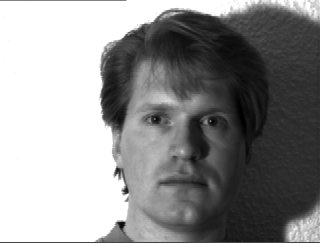
#> input picture images/contrast.jpg, 320 x 243 px, found by its file name
$ python Compare.py
#> lines starting #> are read from the running program, lines starting #| are printed output that depends on the picture
# import the necessary packages
from skimage.measure import structural_similarity as ssim
import matplotlib.pyplot as plt
import numpy as np
import cv2


def mse(imageA, imageB):
	# the 'Mean Squared Error' between the two images is the
	# sum of the squared difference between the two images;
	# NOTE: the two images must have the same dimension
	err = np.sum((imageA.astype("float") - imageB.astype("float")) ** 2)
	err /= float(imageA.shape[0] * imageA.shape[1])

	# return the MSE, the lower the error, the more "similar"
	# the two images are
	return err


def mse(imageA, imageB):
	# the 'Mean Squared Error' between the two images is the
	# sum of the squared difference between the two images;
	# NOTE: the two images must have the same dimension
	err = np.sum((imageA.astype("float") - imageB.astype("float")) ** 2)
	err /= float(imageA.shape[0] * imageA.shape[1])

	# return the MSE, the lower the error, the more "similar"
	# the two images are
	return err

def compare_images(imageA, imageB, title):
	# compute the mean squared error and structural similarity
	# index for the images
	m = mse(imageA, imageB)
	s = ssim(imageA, imageB)

	# setup the figure
	fig = plt.figure(title)
	plt.suptitle("MSE: %.2f, SSIM: %.2f" % (m, s))

	# show first image
	ax = fig.add_subplot(1, 2, 1)
	plt.imshow(imageA, cmap = plt.cm.gray)
	plt.axis("off")

	# show the second image
	ax = fig.add_subplot(1, 2, 2)
	plt.imshow(imageB, cmap = plt.cm.gray)
	plt.axis("off")

	# show the images
	plt.show()


# load the images -- the original, the original + contrast,
# and the original + photoshop
original = cv2.imread("/home/akhi/Desktop/SE/CMPE-273/Project/Project/images/contrast.jpg",cv2.IMREAD_GRAYSCALE)
#> original is the input picture: shape (243, 320); min 0, max 255, mean 143.1
contrast = cv2.imread("/home/akhi/Desktop/SE/CMPE-273/Project/Project/images/contrast.jpg",cv2.IMREAD_GRAYSCALE)


# convert the images to grayscale
# original = cv2.cvtColor(original, cv2.COLOR_BGR2GRAY)
# contrast = cv2.cvtColor(contrast, cv2.COLOR_BGR2GRAY)
# shopped = cv2.cvtColor(shopped, cv2.COLOR_BGR2GRAY)


# initialize the figure
fig = plt.figure("Images")
images = ("Original", original), ("Contrast", contrast)

# loop over the images
for (i, (name, image)) in enumerate(images):
	# show the image
	ax = fig.add_subplot(1, 2, i + 1)
	ax.set_title(name)
	plt.imshow(image, cmap=plt.cm.gray)
	#plt.imshow(eval(image),'gray')

	#plt.imshow(image.reshape(image.shape[0], image.shape[1]), cmap=plt.cm.gray)
	plt.axis("off")
#> this loop made 2 passes
#> name on passes 1 to 2: 'Original', 'Contrast'

# show the figure
plt.show()
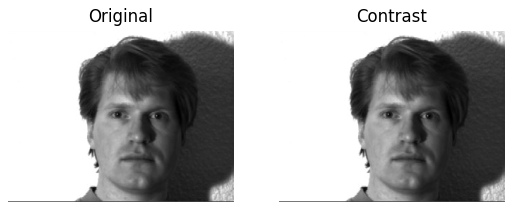
#> figure drawn by matplotlib, 2 panels

# compare the images
compare_images(original, original, "Original vs. Original")
#> in mse, `err = np.sum((imageA.astype("float") - imageB.astype("float")) ** 2)`: err = 0
#> in compare_images, `s = ssim(imageA, imageB)`: s = 1
#> in compare_images, `plt.show()`:
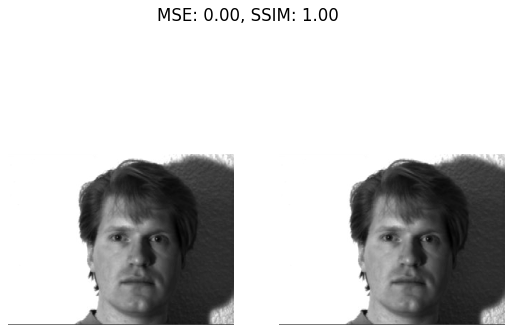
#> figure drawn by matplotlib, 2 panels
compare_images(original, contrast, "Original vs. Contrast")

$ run again, with images/diff2.jpg copied over images/contrast.jpg
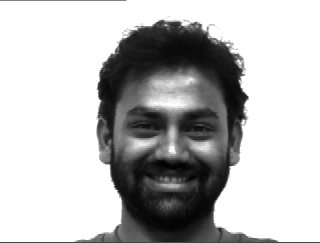
#> input picture images/diff2.jpg, 320 x 243 px, found by its file name
#> original is the input picture: shape (243, 320); min 0, max 255, mean 187.8
#> the loop `for (i, (name, image)) in enumerate(images):` made 2 passes
#> name on passes 1 to 2: 'Original', 'Contrast'
#> `plt.show()`:
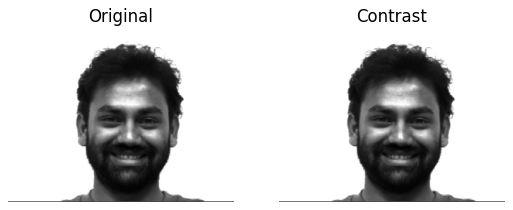
#> figure drawn by matplotlib, 2 panels
#> err = 0
#> s = 1
#> in compare_images, `plt.show()`:
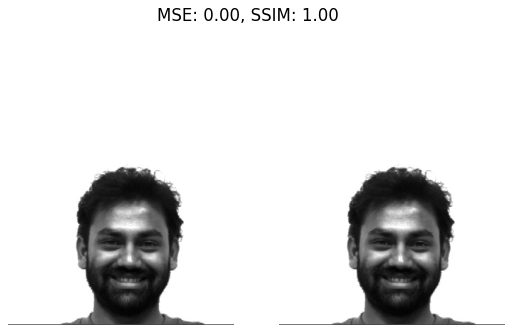
#> figure drawn by matplotlib, 2 panels

$ run again, with images/photoshopped.jpg copied over images/contrast.jpg
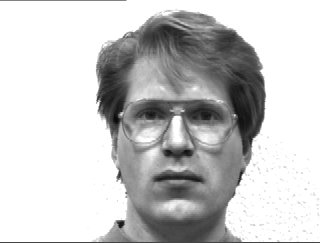
#> input picture images/photoshopped.jpg, 320 x 243 px, found by its file name
#> original is the input picture: shape (243, 320); min 6, max 255, mean 200.6
#> the loop `for (i, (name, image)) in enumerate(images):` made 2 passes
#> name on passes 1 to 2: 'Original', 'Contrast'
#> `plt.show()`:
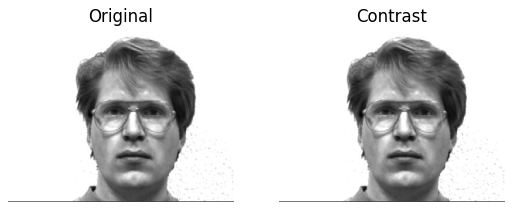
#> figure drawn by matplotlib, 2 panels
#> err = 0
#> s = 1
#> in compare_images, `plt.show()`:
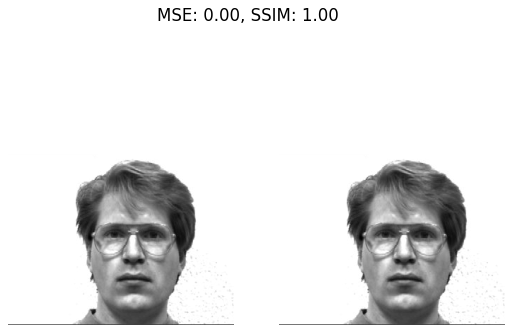
#> figure drawn by matplotlib, 2 panels
